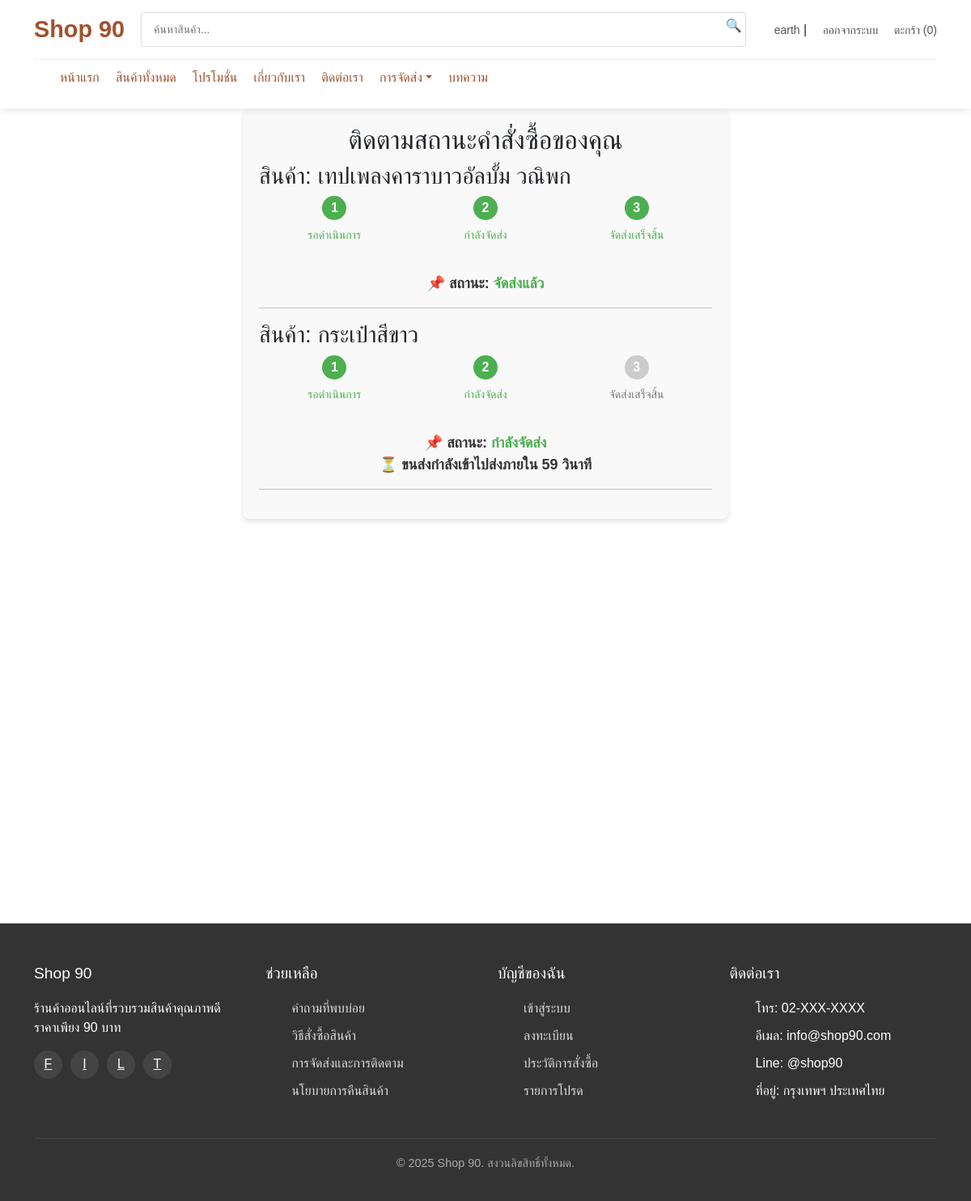
/page/order_tracking.php (signed in), run on the app's committed database.
### tables this page shows
CREATE TABLE `order_history` (
  `order_id` int(11) NOT NULL,
  `user_id` int(11) NOT NULL,
  `product_id` int(11) NOT NULL,
  `quantity` int(11) NOT NULL,
  `price` decimal(10,2) NOT NULL,
  `total` decimal(10,2) NOT NULL,
  `tracking_number` varchar(100) DEFAULT NULL,
  `delivery_company` varchar(100) DEFAULT NULL,
  `order_date` datetime DEFAULT current_timestamp(),
  `shipping_address` text DEFAULT NULL,
  `phone` varchar(20) DEFAULT NULL,
  `status` enum('รอดำเนินการ','กำลังจัดส่ง','จัดส่งแล้ว') DEFAULT 'รอดำเนินการ'
);

CREATE TABLE `products` (
  `product_id` int(11) NOT NULL,
  `product_name` varchar(255) NOT NULL,
  `product_image` varchar(255) NOT NULL,
  `product_image_hover` varchar(255) DEFAULT NULL,
  `product_price` decimal(10,2) NOT NULL,
  `product_description` text DEFAULT NULL,
  `product_rating` decimal(2,1) DEFAULT 0.0,
  `product_stock` int(255) NOT NULL,
  `category_id` varchar(255) NOT NULL
);

### page/order_tracking.php (the view, shortened to what this page needs)
<?php
include('../includes/header.php');;
$user_id = $_SESSION['user_id'];
$sql = "SELECT oh.product_id, p.product_name, oh.status
        FROM order_history oh
        INNER JOIN products p ON oh.product_id = p.product_id
        WHERE oh.user_id = ?
        ORDER BY oh.order_id DESC";
$stmt = $conn->prepare($sql);
$stmt->bind_param("i", $user_id);
$stmt->execute();
$result = $stmt->get_result();
?>
<section class="order-tracking-container">
    <h2>ติดตามสถานะคำสั่งซื้อของคุณ</h2>
    <?php
    $orderIndex = 0;
    while ($row = $result->fetch_assoc()):
        $product_name = $row['product_name'];
        $status = $row['status'];
        $product_id = $row['product_id'];
        $unique_id = "order-" . $orderIndex;
    ?>
    <div class="product-status-block" id="<?php echo $unique_id; ?>" data-product-id="<?php echo $product_id; ?>">
        <h3>สินค้า: <?php echo htmlspecialchars($product_name); ?></h3>
        <div class="tracking-timeline">
            <div class="step <?php echo ($status == 'รอดำเนินการ' || $status == 'กำลังจัดส่ง' || $status == 'จัดส่งแล้ว') ? 'active' : ''; ?>">
                <div class="circle">1</div>
                <p>รอดำเนินการ</p>
            </div>
            <div class="step <?php echo ($status == 'กำลังจัดส่ง' || $status == 'จัดส่งแล้ว') ? 'active' : ''; ?>">
                <div class="circle">2</div>
                <p>กำลังจัดส่ง</p>
            </div>
            <div class="step step-delivered <?php echo ($status == 'จัดส่งแล้ว') ? 'active' : ''; ?>">
                <div class="circle">3</div>
                <p>จัดส่งเสร็จสิ้น</p>
            </div>
        </div>
        <div class="status-info">
            <p>📌 สถานะ:
                <strong class="status-text"><?php echo $status; ?></strong>
                <?php if ($status == 'กำลังจัดส่ง'): ?>
                    <br><span class="countdown" data-block-id="<?php echo $unique_id; ?>"></span>
                <?php endif; ?>
            </p>
        </div>
        <hr>
    </div>
    <?php
        $orderIndex++;
    endwhile;
    ?>
</section>
<?php include('../includes/footer.php'); ?>

### assets/css/style.css (style rules this page uses)
* { box-sizing: border-box; margin: 0; padding: 0; font-family: 'Prompt', sans-serif; }
body { background-color: #f8f9fa; color: #333; line-height: 1.6; }

### assets/css/product.css (style rules this page uses)
body { font-family: 'Arial', sans-serif; margin: 0; padding: 0; background-color: #f5f5f5; }

### assets/css/profile.css (style rules this page uses)
:root { --main-color: #A0522D; --text-dark: #333; --bg-light: #f5f5f5; --border-radius: 12px; --shadow-light: 0px 2px 10px rgba(0, 0, 0, 0.1); }

### assets/css/modal.css (style rules this page uses)
h2 { color: #333; text-align: center; margin-bottom: 20px; }

### assets/css/order_tracking.css (style rules this page uses)
.order-tracking-container { font-family: Arial, sans-serif; max-width: 600px; margin: 0 auto; padding: 20px; background-color: #f9f9f9; border-radius: 8px; box-shadow: 0 4px 6px rgba(0, 0, 0, 0.1); margin-bottom: 500px; }
h2 { text-align: center; color: #333; font-size: 24px; margin-bottom: 20px; }
.tracking-timeline { display: flex; justify-content: space-between; margin-bottom: 20px; }
.step { text-align: center; position: relative; flex: 1; }
.step p { margin-top: 8px; font-size: 14px; color: #777; }
.circle { width: 30px; height: 30px; border-radius: 50%; background-color: #ccc; color: white; display: flex; align-items: center; justify-content: center; font-weight: bold; font-size: 16px; margin: 0 auto; transition: background-color 0.3s; }
.step.active .circle { background-color: #4caf50; }
.step.active p { color: #4caf50; }
.status-info { text-align: center; font-size: 18px; color: #333; font-weight: bold; }
.status-info strong { color: #4caf50; }
.status-info p { margin-top: 10px; }

### data on the page
order_history: product.product_name "เทปเพลงคาราบาวอัลบั้ม วณิพก", status "จัดส่งแล้ว"
order_history: product.product_name "กระเป๋าสีขาว", status "กำลังจัดส่ง"

### other printed values
$_SESSION['username'] "earth"
